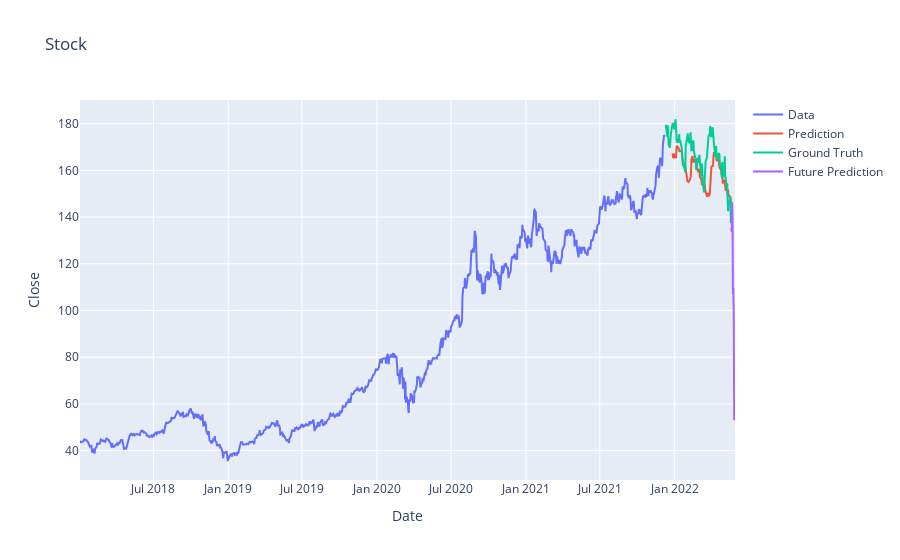

The cell this chart's notebook holds for it:
### Code cell
def predict(num_prediction, model):
    prediction_list = close_test[-2*look_back:]

    for i in range(num_prediction):
        x = prediction_list[-look_back:]
#         x_list = x.tolist()
#         x_series = pd.Series(x_list)
#         print(x_series)
#         x_series = np.asarray(x_series).astype('float32')
#         print(x_series)
        
        #x = x.reshape((1, look_back, 4))
        x = TimeseriesGenerator(x,x, length=look_back-1, batch_size=1)
        out = [float(model.predict(x)),0]
        #print(out)
        #prediction_list = np.append([prediction_list], out)
        prediction_list = np.vstack([prediction_list, out])
        #print(prediction_list)
        #prediction_list = prediction_list[2*look_back - 1:]
    return prediction_list


def predict_dates(num_prediction):
    last_date = data.index.values[-1]
    prediction_dates = pd.date_range(last_date, periods=num_prediction + 1).tolist()
    prediction_dates.pop(0)
    return prediction_dates



num_prediction = 10
forecast = (predict(num_prediction, model))[-10:]
forecast = np.delete(forecast,slice(1,close_train.shape[1]),1)
forecast = forecast.reshape((-1))

forecast_dates = predict_dates(num_prediction)
print(forecast)
trace4 = go.Scatter(
    x=forecast_dates,
    y=forecast,
    mode='lines',
    name='Future Prediction'
)
fig = go.Figure(data=[trace1, trace2, trace3, trace4], layout=layout)
fig.show()
